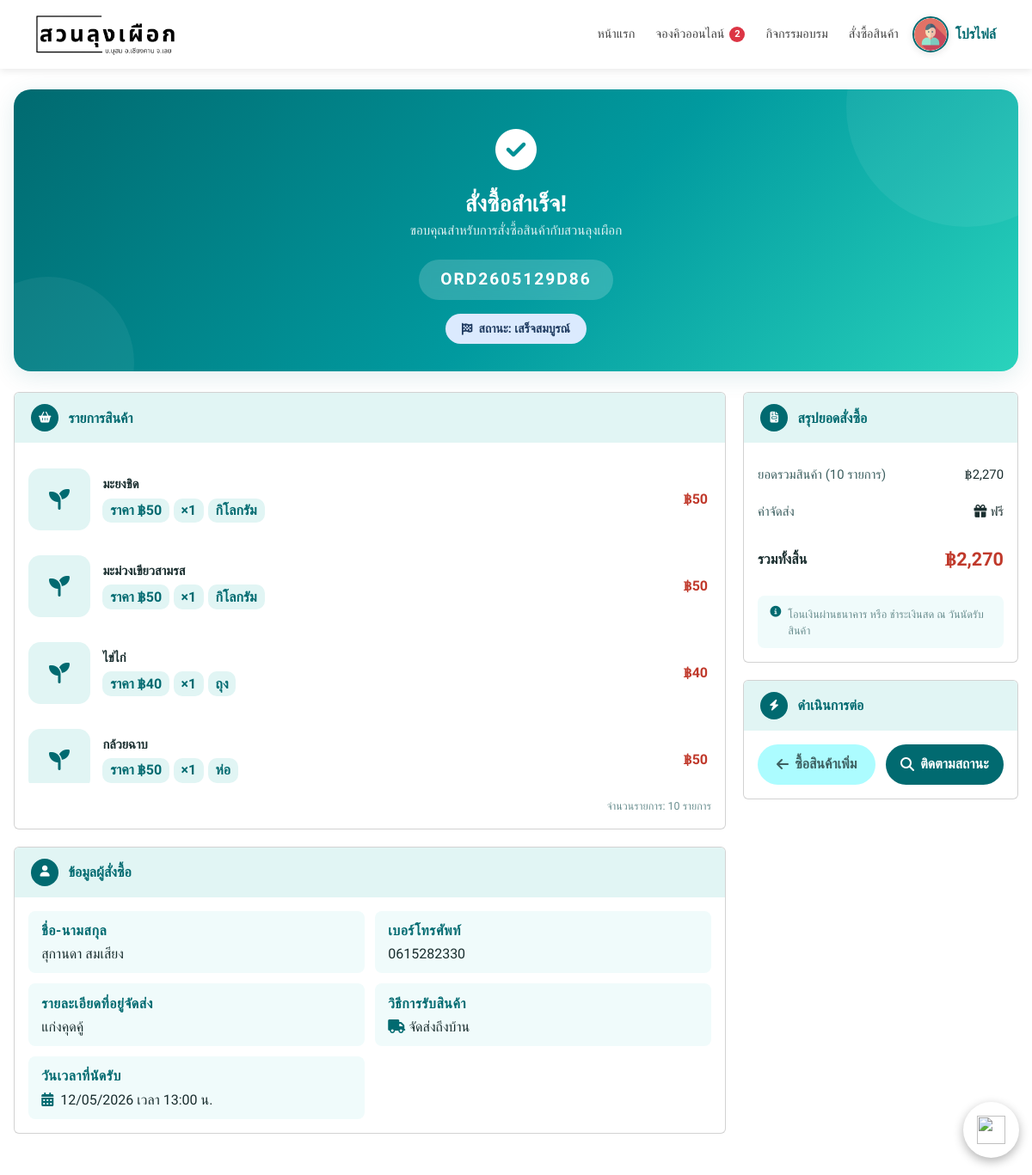
The app's page /user/success.php?code=ORD2605129D86 (signed in) with its own data.
### tables this page shows
CREATE TABLE `orders` (
  `order_id` int(11) NOT NULL,
  `order_code` varchar(50) DEFAULT NULL,
  `member_id` int(11) DEFAULT NULL,
  `customer_name` varchar(255) NOT NULL,
  `customer_phone` varchar(20) NOT NULL,
  `customer_address` text NOT NULL,
  `receive_type` enum('pickup','delivery') NOT NULL,
  `receive_datetime` datetime NOT NULL,
  `order_status` enum('pending','approved','rejected','completed') DEFAULT 'pending',
  `order_date` datetime DEFAULT current_timestamp(),
  `admin_note` text DEFAULT NULL,
  `total_amount` decimal(10,2) DEFAULT NULL
);

CREATE TABLE `order_items` (
  `item_id` int(11) NOT NULL,
  `order_id` int(11) NOT NULL,
  `product_id` int(11) NOT NULL,
  `quantity` int(11) NOT NULL,
  `price` decimal(10,2) NOT NULL,
  `product_name` varchar(20) DEFAULT NULL
);

CREATE TABLE `products` (
  `product_id` int(11) NOT NULL,
  `product_name` varchar(255) NOT NULL,
  `category` varchar(100) DEFAULT NULL,
  `price` decimal(10,2) NOT NULL,
  `unit` varchar(50) DEFAULT NULL,
  `seasonal` tinyint(1) DEFAULT 0,
  `status` enum('active','inactive') DEFAULT 'active',
  `product_image` varchar(255) DEFAULT NULL,
  `product_description` text DEFAULT NULL
);

### user/success.php (the view, shortened to what this page needs)
<?php
require_once __DIR__ . '/../db/db.php';
$code = trim((string) $_GET['code']);
$stmt = $conn->prepare("
    SELECT
        order_id,
        order_code,
        member_id,
        customer_name,
        customer_phone,
        customer_address,
        receive_type,
        receive_datetime,
        order_status
    FROM orders
    WHERE order_code = ?
");
$stmt->bind_param("s", $code);
$stmt->execute();
$order = $stmt->get_result()->fetch_assoc();
$item = $conn->prepare("
    SELECT
        oi.*,
        p.unit,
        p.product_image
    FROM order_items oi
    LEFT JOIN products p ON oi.product_id = p.product_id
    WHERE oi.order_id = ?
");
$item->bind_param("i", $order['order_id']);
$item->execute();
$items = $item->get_result();
$statusMap = [
    'pending'   => ['label' => 'รอยืนยัน',      'icon' => 'fa-clock',        'class' => 'pending'],
    'approved'  => ['label' => 'ยืนยันแล้ว',     'icon' => 'fa-check-circle', 'class' => 'approved'],
    'rejected'  => ['label' => 'ถูกปฏิเสธ',      'icon' => 'fa-times-circle', 'class' => 'rejected'],
    'completed' => ['label' => 'เสร็จสมบูรณ์',   'icon' => 'fa-flag-checkered', 'class' => 'completed'],
];
$statusInfo = $statusMap[$order['order_status']] ?? ['label' => $order['order_status'], 'icon' => 'fa-info-circle', 'class' => 'pending'];
function baht(int|float|string $num): string
{
    return '฿' . number_format((float)$num);
}
$itemRows = [];
$total    = 0;
while ($r = $items->fetch_assoc()) {
    $r['_sum'] = $r['price'] * $r['quantity'];
    $total    += $r['_sum'];
    $itemRows[] = $r;
}
?>
<!DOCTYPE html>
<html lang="th">
<head>
    <link href="https://cdn.jsdelivr.net/npm/bootstrap@5.3.0/dist/css/bootstrap.min.css" rel="stylesheet">
    <link rel="stylesheet" href="https://cdnjs.cloudflare.com/ajax/libs/font-awesome/6.5.0/css/all.min.css">
</head>
<body>
    <?php include __DIR__ . '/navbar.php'; ?>
    <?php include __DIR__ . '/fb_chat_button.php'; ?>
    <div class="page-wrap">
        <div class="banner">
            <div class="banner-icon"><i class="fas fa-check-circle"></i></div>
            <h1>สั่งซื้อสำเร็จ!</h1>
            <p class="subtitle">ขอบคุณสำหรับการสั่งซื้อสินค้ากับสวนลุงเผือก</p>
            <div class="code-pill"><?= htmlspecialchars($order['order_code']) ?></div><br>
            <span class="status-pill <?= $statusInfo['class'] ?>">
                <i class="fas <?= $statusInfo['icon'] ?>"></i>
                สถานะ: <?= $statusInfo['label'] ?>
            </span>
        </div>
        <div class="layout">
            <div>
                <div class="card">
                    <div class="card-head">
                        <div class="card-head-icon"><i class="fas fa-shopping-basket"></i></div>
                        <h2>รายการสินค้า</h2>
                    </div>
                    <div class="card-body">
                        <div class="items-list">
                            <?php if (count($itemRows) > 0): ?>
                                <?php foreach ($itemRows as $i): ?>
                                    <?php
                                    $imgPath = !empty($i['product_image'])
                                        ? "../admin/uploads/products/" . htmlspecialchars($i['product_image'])
                                        : null;
                                    ?>
                                    <div class="order-item">
                                        <?php if ($imgPath): ?>
                                            <div class="item-img-placeholder" style="display:none">
                                                <i class="fas fa-seedling"></i>
                                            </div>
                                        <?php else: ?>
                                            <div class="item-img-placeholder">
                                                <i class="fas fa-seedling"></i>
                                            </div>
                                        <?php endif; ?>
                                        <div>
                                            <div class="item-name"><?= htmlspecialchars($i['product_name']) ?></div>
                                            <div class="item-tags">
                                                <span class="tag">ราคา <?= baht($i['price']) ?></span>
                                                <span class="tag">×<?= (int)$i['quantity'] ?></span>
                                                <?php if (!empty($i['unit'])): ?>
                                                    <span class="tag"><?= htmlspecialchars($i['unit']) ?></span>
                                                <?php endif; ?>
                                            </div>
                                        </div>
                                        <div class="item-price"><?= baht($i['_sum']) ?></div>
                                    </div>
                                <?php endforeach; ?>
                            <?php endif; ?>
                        </div>
                        <div class="items-count">จำนวนรายการ: <?= count($itemRows) ?> รายการ</div>
                    </div>
                </div>
                <div class="card">
                    <div class="card-head">
                        <div class="card-head-icon"><i class="fas fa-user"></i></div>
                        <h2>ข้อมูลผู้สั่งซื้อ</h2>
                    </div>
                    <div class="card-body">
                        <div class="info-grid">
                            <div class="info-item">
                                <div class="lbl">ชื่อ-นามสกุล</div>
                                <div class="val"><?= htmlspecialchars($order['customer_name']) ?></div>
                            </div>
                            <div class="info-item">
                                <div class="lbl">เบอร์โทรศัพท์</div>
                                <div class="val"><?= htmlspecialchars($order['customer_phone']) ?></div>
                            </div>
                            <div class="info-item">
                                <div class="lbl">รายละเอียดที่อยู่จัดส่ง</div>
                                <div class="val"><?= nl2br(htmlspecialchars($order['customer_address'])) ?></div>
                            </div>
                            <div class="info-item">
                                <div class="lbl">วิธีการรับสินค้า</div>
                                <div class="val">
                                    <?php if ($order['receive_type'] === 'pickup'): ?>
                                        <i class="fas fa-map-marker-alt me-1" style="color:var(--sage)"></i>รับที่สวน
                                    <?php else: ?>
                                        <i class="fas fa-truck me-1" style="color:var(--sage)"></i>จัดส่งถึงบ้าน
                                    <?php endif; ?>
                                </div>
                            </div>
                            <?php if (!empty($order['receive_datetime']) && $order['receive_datetime'] !== '0000-00-00 00:00:00'): ?>
                                <div class="info-item">
                                    <div class="lbl">วันเวลาที่นัดรับ</div>
                                    <div class="val">
                                        <i class="fas fa-calendar-alt me-1" style="color:var(--sage)"></i>
                                        <?= date('d/m/Y', strtotime($order['receive_datetime'])) ?>
                                        เวลา <?= date('H:i', strtotime($order['receive_datetime'])) ?> น.
                                    </div>
                                </div>
                            <?php endif; ?>
                        </div>
                    </div>
                </div>
            </div>
            <div class="sidebar">
                <div class="card">
                    <div class="card-head">
                        <div class="card-head-icon"><i class="fas fa-file-invoice"></i></div>
                        <h2>สรุปยอดสั่งซื้อ</h2>
                    </div>
                    <div class="card-body">
                        <div class="sum-row">
                            <span class="lbl-s">ยอดรวมสินค้า (<?= count($itemRows) ?> รายการ)</span>
                            <span class="val-s"><?= baht($total) ?></span>
                        </div>
                        <?php if ($order['receive_type'] !== 'pickup'): ?>
                            <div class="sum-row">
                                <span class="lbl-s">ค่าจัดส่ง</span>
                                <span class="val-s free-ship"><i class="fas fa-gift me-1"></i>ฟรี</span>
                            </div>
                        <?php endif; ?>
                        <div class="sum-row total-row">
                            <span class="lbl-s">รวมทั้งสิ้น</span>
                            <span class="val-s"><?= baht($total) ?></span>
                        </div>
                        <div class="pay-note">
                            <i class="fas fa-info-circle"></i>
                            <span>โอนเงินผ่านธนาคาร หรือ ชำระเงินสด ณ วันนัดรับสินค้า</span>
                        </div>
                    </div>
                </div>
                <div class="card">
                    <div class="card-head">
                        <div class="card-head-icon"><i class="fas fa-bolt"></i></div>
                        <h2>ดำเนินการต่อ</h2>
                    </div>
                    <div class="card-body">
                        <div class="action-grid">
                            <a href="products.php" class="btn-act btn-outline">
                                <i class="fas fa-arrow-left"></i> ซื้อสินค้าเพิ่ม
                            </a>
                            <a href="order_status.php" class="btn-act btn-primary">
                                <i class="fas fa-search"></i> ติดตามสถานะ
                            </a>
                        </div>
                    </div>
                </div>
            </div>
        </div>
    </div>
</body>
</html>

### user/navbar.php (style rules this page uses)
:root { --green: #016A70; --green-light: #32a877; --white: #fff; --dark: #222; --shadow: rgba(0, 0, 0, 0.08); }
* { font-family: 'Prompt', sans-serif; box-sizing: border-box; }

### records on screen
orders: order_code "ORD2605129D86", order_status "เสร็จสมบูรณ์", customer_name "สุกานดา สมเสียง", customer_phone "0615282330", customer_address "แก่งคุดคู้", receive_datetime "12/05/2026", receive_datetime "13:00"
order_items: product_name "มะยงชิด", price "฿50", quantity "1", product.unit "กิโลกรัม", _sum "฿50"
order_items: product_name "มะม่วงเขียวสามรส", price "฿50", quantity "1", product.unit "กิโลกรัม", _sum "฿50"
order_items: product_name "ไข่ไก่", price "฿40", quantity "1", product.unit "ถุง", _sum "฿40"
order_items: product_name "กล้วยฉาบ", price "฿50", quantity "1", product.unit "ห่อ", _sum "฿50"

### other values on screen
$awaiting_qr_payment_count "2"
count($itemRows) "10"
baht($total) "฿2,270"
